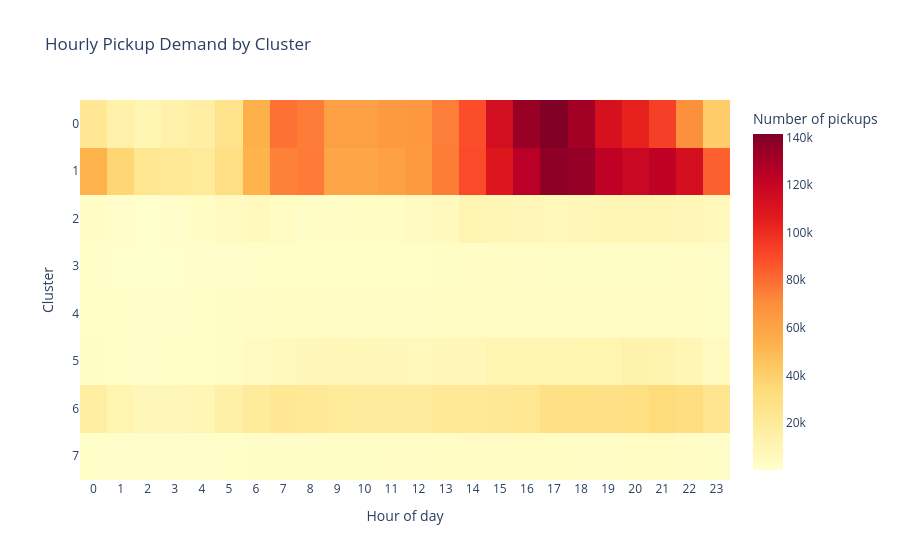

Source (notebook cell):
### Code cell
# Visualisation des heures de pointe par cluster à l'aide d'une heatmap

fig = px.imshow(
    demand_by_hour,
    labels={
        "x": "Hour of day",
        "y": "Cluster",
        "color": "Number of pickups"
    },
    x=demand_by_hour.columns,
    y=demand_by_hour.index,
    color_continuous_scale="YlOrRd",
    aspect="auto",
    title="Hourly Pickup Demand by Cluster"
)

fig.update_layout(
    xaxis=dict(
        tickmode="linear",
        dtick=1
    )
)

fig.show()

### Figure 1 — Plotly figure (JSON) as saved in the notebook; plotly's stock layout.template omitted (floating-point values rounded to 4 significant figures; data arrays with more than 128 entries replaced by an {"elided": "..."} marker saying what was removed)
{"data": [{"coloraxis": "coloraxis", "hovertemplate": "Hour of day: %{x}<br>Cluster: %{y}<br>Number of pickups: %{z}<extra></extra>", "name": "0", "type": "heatmap", "x": [0, 1, 2, 3, 4, 5, 6, 7, 8, 9, 10, 11, 12, 13, 14, 15, 16, 17, 18, 19, 20, 21, 22, 23], "xaxis": "x", "y": [0, 1, 2, 3, 4, 5, 6, 7], "yaxis": "y", "z": {"elided": "8x24 int values"}}], "layout": {"coloraxis": {"autocolorscale": false, "colorbar": {"title": {"text": "Number of pickups"}}, "colorscale": [[0, "rgb(255,255,204)"], [0.125, "rgb(255,237,160)"], [0.25, "rgb(254,217,118)"], [0.375, "rgb(254,178,76)"], [0.5, "rgb(253,141,60)"], [0.625, "rgb(252,78,42)"], [0.75, "rgb(227,26,28)"], [0.875, "rgb(189,0,38)"], [1, "rgb(128,0,38)"]]}, "title": {"text": "Hourly Pickup Demand by Cluster"}, "xaxis": {"anchor": "y", "domain": [0, 1], "dtick": 1, "tickmode": "linear", "title": {"text": "Hour of day"}}, "yaxis": {"anchor": "x", "autorange": "reversed", "domain": [0, 1], "title": {"text": "Cluster"}}}}
